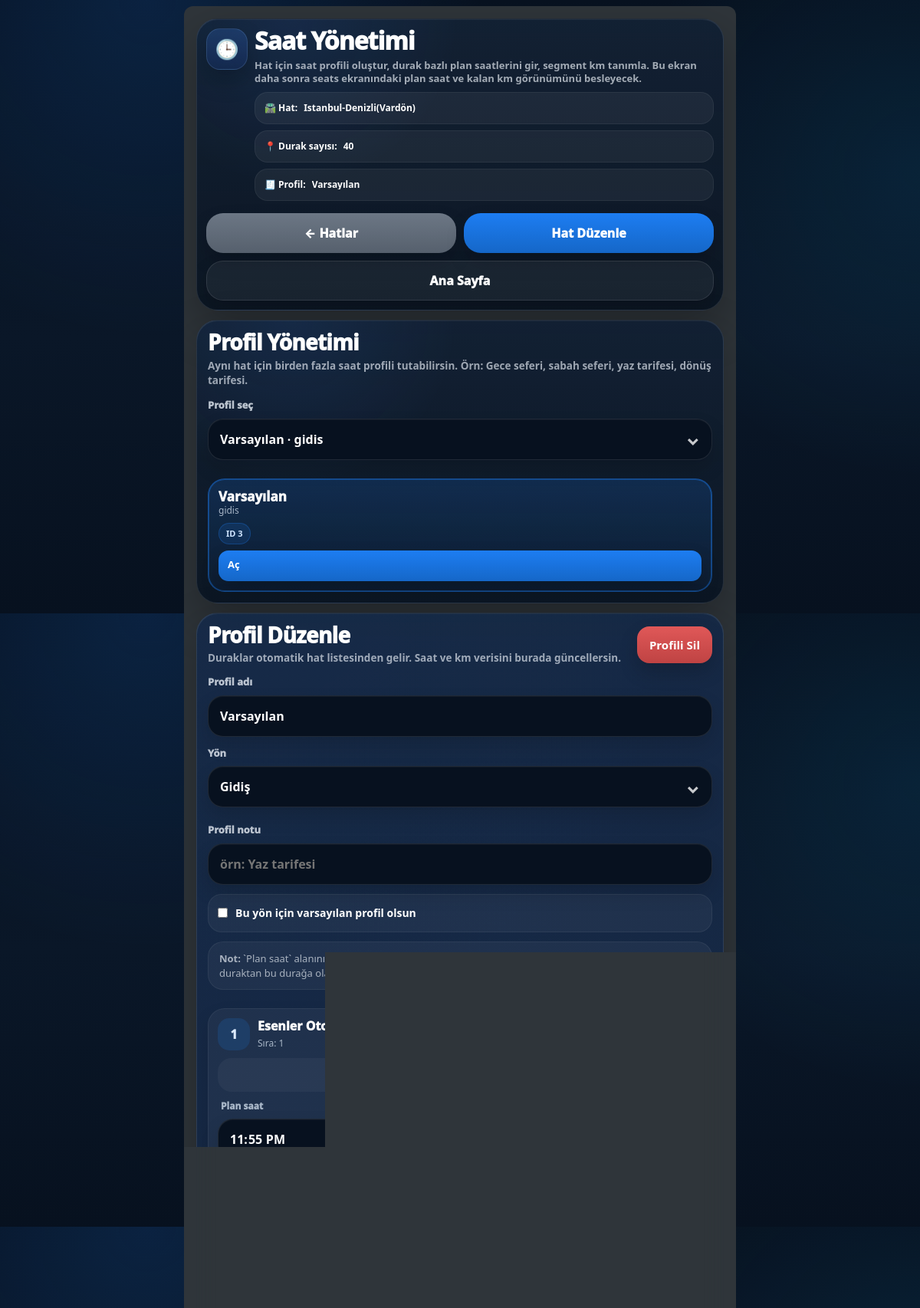
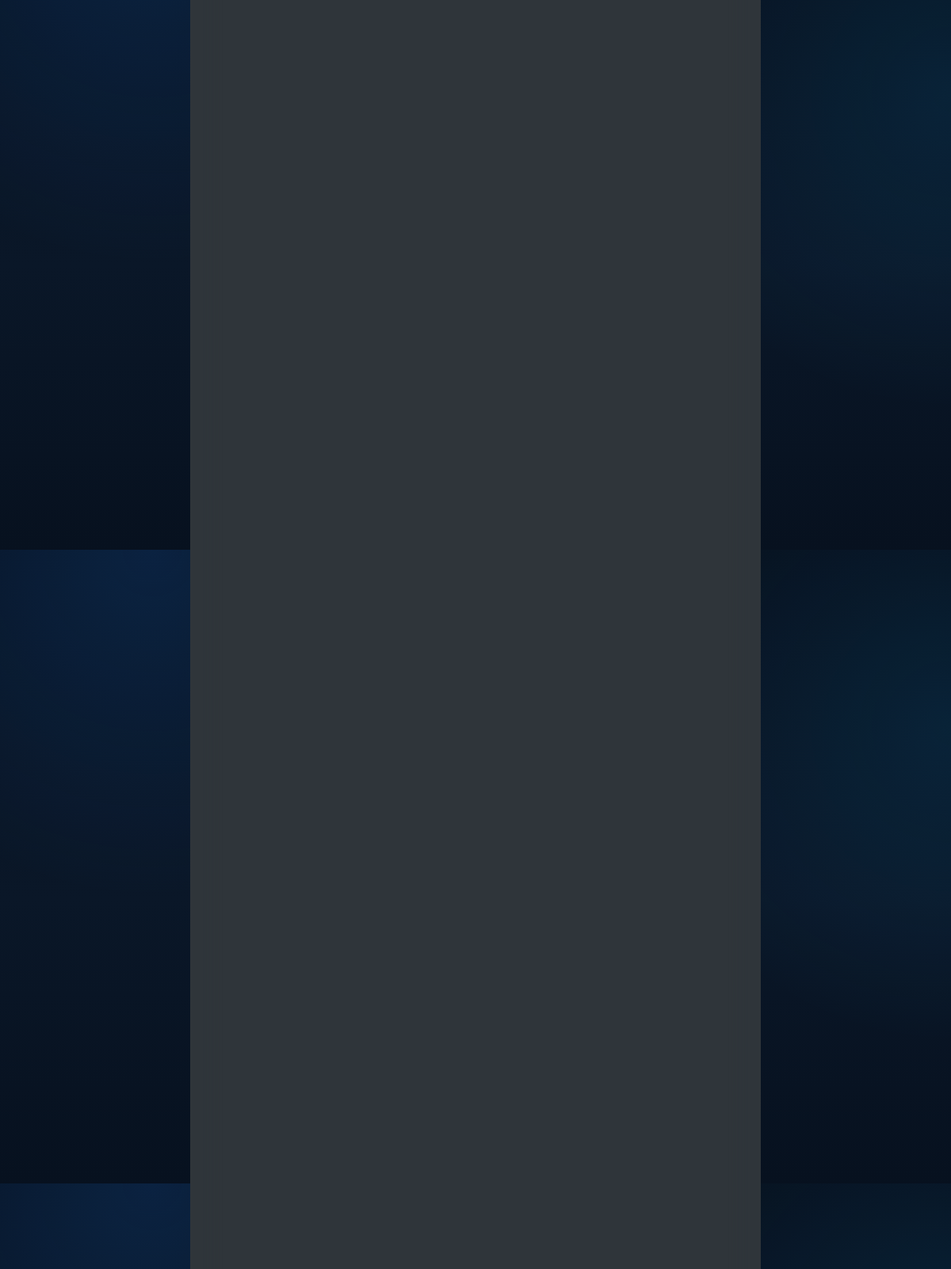
The app's page /hat/17/saatler (signed in, upper part) with its own data (2 pictures, top to bottom).
### tables this page shows
CREATE TABLE routes(
            id INTEGER PRIMARY KEY,
            name TEXT UNIQUE,
            stops TEXT           -- JSON list (["Durak1","Durak2",...])
        );

CREATE TABLE route_schedule_profiles(
            id INTEGER PRIMARY KEY,
            route_name TEXT NOT NULL,
            title TEXT NOT NULL,
            direction TEXT NOT NULL DEFAULT 'gidis',
            is_default INTEGER NOT NULL DEFAULT 0,
            note TEXT DEFAULT '',
            created_at TEXT DEFAULT (datetime('now','localtime')),
            updated_at TEXT DEFAULT (datetime('now','localtime'))
        );

CREATE TABLE route_schedule_items(
            id INTEGER PRIMARY KEY,
            profile_id INTEGER NOT NULL,
            stop_name TEXT NOT NULL,
            planned_time TEXT DEFAULT '',
            segment_km REAL DEFAULT NULL,
            is_timed INTEGER NOT NULL DEFAULT 0,
            sort_order INTEGER NOT NULL DEFAULT 0,
            note TEXT DEFAULT '',
            created_at TEXT DEFAULT (datetime('now','localtime')),
            updated_at TEXT DEFAULT (datetime('now','localtime')),
            FOREIGN KEY(profile_id) REFERENCES route_schedule_profiles(id) ON DELETE CASCADE
        );

### modules/routes_panel.py (the view, shortened to what this page needs)
    def route_schedule_edit(rid):
        db = get_db()
        route_row = db.execute("SELECT * FROM routes WHERE id=?", (rid,)).fetchone()
        if not route_row:
            return "Hat bulunamadı", 404
        route_name = route_row["name"]
        profiles = schedule_profiles_for_route(route_name)
        selected_profile_id = parse_int(request.args.get("profile_id"), None)
        if not selected_profile_id and profiles:
            default_profile = next((x for x in profiles if int(x.get("is_default", 0) or 0) == 1), None)
            selected_profile_id = (default_profile or profiles[0]).get("id")
        selected_profile = schedule_profile_get(selected_profile_id) if selected_profile_id else None
        editor_rows = schedule_editor_rows(route_name, selected_profile_id)
        return render_template(
            "route_schedule_edit.html",
            route=route_row,
            route_name=route_name,
            profiles=profiles,
            selected_profile=selected_profile,
            editor_rows=editor_rows,
        )

### app.py (called while the page is built)
def ensure_admin_profile_table(db):
    db.execute("""
        CREATE TABLE IF NOT EXISTS admin_profile(
            id INTEGER PRIMARY KEY CHECK(id=1),
            full_name TEXT NOT NULL DEFAULT '',
            phone TEXT NOT NULL DEFAULT '',
            photo_path TEXT NOT NULL DEFAULT '',
            created_at TEXT NOT NULL DEFAULT (datetime('now','localtime')),
            updated_at TEXT NOT NULL DEFAULT (datetime('now','localtime'))
        )
    """)

def get_admin_profile():
    db = get_db()
    ensure_admin_profile_table(db)
    row = db.execute("""
        SELECT id, full_name, phone, photo_path, created_at, updated_at
        FROM admin_profile
        WHERE id=1
    """).fetchone()
    if not row:
        return None
    return {
        "id": row["id"],
        "full_name": row["full_name"] or "",
        "phone": row["phone"] or "",
        "photo_path": row["photo_path"] or "",
        "created_at": row["created_at"],
        "updated_at": row["updated_at"],
    }

def admin_profile_exists():
    prof = get_admin_profile()
    return bool(prof and prof.get("full_name"))

@app.context_processor
def inject_admin_profile():
    try:
        return {"admin_profile": get_admin_profile()}
    except Exception:
        return {"admin_profile": None}

def parse_int(val: Any, default: Optional[int] = 0) -> Optional[int]:
    try:
        return int(val)
    except Exception:
        return default

def get_db() -> sqlite3.Connection:
    if "db" not in g:
        g.db = sqlite3.connect(DB_PATH)
        g.db.row_factory = sqlite3.Row
        g.db.execute("PRAGMA foreign_keys=ON;")
        g.db.execute("PRAGMA journal_mode=WAL;")
    return g.db

def settings_get(key: str, default=None):
    row = get_db().execute("SELECT value FROM settings WHERE key=?", (key,)).fetchone()
    if not row:
        return default
    raw = row["value"]
    try:
        return json.loads(raw)
    except Exception:
        return raw

def get_active_trip() -> Optional[int]:
    row = get_db().execute("SELECT active_trip_id FROM app_state WHERE id=1").fetchone()
    return row["active_trip_id"] if row else None

def get_active_trip_row():
    tid = get_active_trip()
    if not tid:
        return None
    return get_db().execute("SELECT * FROM trips WHERE id=?", (tid,)).fetchone()

def issue_csrf() -> str:
    token = secrets.token_urlsafe(32)
    session["csrf_token"] = token
    return token

### templates/route_schedule_edit.html (shortened to what this page needs)
{% extends "base.html" %}
{% block content %}
<link rel="stylesheet" href="/static/style.css">
<div class="page">
  <section class="glass hero">
    <div class="hero-left">
      <div class="hero-icon">🕒</div>
      <div>
        <h1 class="hero-title">Saat Yönetimi</h1>
        <div class="hero-sub">
          Hat için saat profili oluştur, durak bazlı plan saatlerini gir, segment km tanımla.
          Bu ekran daha sonra seats ekranındaki plan saat ve kalan km görünümünü besleyecek.
        </div>
        <div class="hero-meta">
          <span class="chip">🛣️ Hat: <b>{{ route_name }}</b></span>
          <span class="chip">📍 Durak sayısı: <b>{{ editor_rows|length }}</b></span>
          {% if selected_profile %}
            <span class="chip">🧾 Profil: <b>{{ selected_profile.title }}</b></span>
          {% else %}
            <span class="chip">🧾 Profil: <b>Yeni profil</b></span>
          {% endif %}
        </div>
      </div>
    </div>
    <div class="hero-actions">
      <a href="{{ url_for('routes_list') }}" class="btn gray">← Hatlar</a>
      <a href="{{ url_for('route_edit', rid=route['id']) }}" class="btn blue">Hat Düzenle</a>
      <a href="{{ url_for('index') }}" class="btn ghost">Ana Sayfa</a>
    </div>
  </section>
  <div class="layout">
    <aside class="glass card">
      <h2 class="card-title">Profil Yönetimi</h2>
      <div class="card-sub">
        Aynı hat için birden fazla saat profili tutabilirsin.
        Örn: Gece seferi, sabah seferi, yaz tarifesi, dönüş tarifesi.
      </div>
      <form method="get" action="{{ url_for('route_schedule_edit', rid=route['id']) }}">
        <div class="field">
          <label for="profile_id_pick">Profil seç</label>
        </div>
      </form>
      {% if profiles %}
        <div class="profiles">
          {% for p in profiles %}
            <div class="profile-item {% if selected_profile and p.id == selected_profile.id %}active{% endif %}">
              <div class="profile-top">
                <div>
                  <div class="profile-name">{{ p.title }}</div>
                  <div class="profile-meta">{{ p.direction }}{% if p.note %} · {{ p.note }}{% endif %}</div>
                </div>
              </div>
              <div class="profile-badges">
                <span class="badge blue">ID {{ p.id }}</span>
              </div>
              <a href="{{ url_for('route_schedule_edit', rid=route['id'], profile_id=p.id) }}" class="btn-sm blue">Aç</a>
            </div>
          {% endfor %}
        </div>
      {% else %}
        <div class="empty">Henüz saat profili yok.</div>
      {% endif %}
    </aside>
    <section class="glass card">
      <div class="section-head">
        <div>
          <h2 class="section-title">
            {% if selected_profile %}
              Profil Düzenle
            {% else %}
              Yeni Profil
            {% endif %}
          </h2>
          <div class="card-sub" style="margin:6px 0 0">
            Duraklar otomatik hat listesinden gelir. Saat ve km verisini burada güncellersin.
          </div>
        </div>
        <div class="section-right">
          {% if selected_profile %}
            <form method="post" action="{{ url_for('route_schedule_edit', rid=route['id']) }}" onsubmit="return confirm('Bu saat profili silinsin mi?')">
              <button type="submit" class="btn red">Profili Sil</button>
            </form>
          {% endif %}
        </div>
      </div>
      <form method="post" action="{{ url_for('route_schedule_edit', rid=route['id']) }}">
        <div class="field">
          <label for="title">Profil adı</label>
          <input
            id="title"
            type="text"
            name="title"
            placeholder="örn: Gece Seferi"
            value="{{ selected_profile.title if selected_profile else 'Varsayılan' }}"
            required>
        </div>
        <div style="display:grid;grid-template-columns:1fr 1fr;gap:12px;">
          <div class="field">
            <label for="direction">Yön</label>
              {% set dirv = selected_profile.direction if selected_profile else 'gidis' %}
          </div>
          <div class="field">
            <label for="profile_note">Profil notu</label>
            <input
              id="profile_note"
              type="text"
              name="profile_note"
              placeholder="örn: Yaz tarifesi"
              value="{{ selected_profile.note if selected_profile else '' }}">
          </div>
        </div>
        <div class="toggle">
          <input
            id="is_default"
            type="checkbox"
            name="is_default"
            value="1"
            {% if selected_profile and selected_profile.is_default %}checked{% endif %}>
          <label for="is_default">Bu yön için varsayılan profil olsun</label>
        </div>
        <div class="muted-box">
          <b>Not:</b> `Plan saat` alanını sadece saatli duraklarda doldurman yeterli.
          `Segment km` ise bir önceki duraktan bu durağa olan yol mesafesidir.
          İlk durakta segment km boş kalabilir.
        </div>
        <div class="table-wrap" style="margin-top:14px;">
          <table>
            <tbody>
              {% for row in editor_rows %}
                <tr>
                  <td class="center">
                    {{ loop.index }}
                  </td>
                  <td class="stop-cell">
                    <div class="stop-name">{{ row.stop_name }}</div>
                    <div class="stop-sub">Sıra: {{ loop.index }}</div>
                  </td>
                  <td class="center">
                    <input
                      type="checkbox"
                      name="is_timed"
                      value="{{ row.stop_name }}"
                      {% if row.is_timed %}checked{% endif %}>
                  </td>
                  <td>
                    <input
                      class="mini-input"
                      type="time"
                      name="planned_time"
                      value="{{ row.planned_time }}">
                  </td>
                  <td>
                    <input
                      class="mini-input"
                      type="number"
                      step="0.1"
                      min="0"
                      name="segment_km"
                      placeholder="örn: 24.8"
                      value="{{ row.segment_km if row.segment_km is not none else '' }}">
                  </td>
                  <td>
                    <input
                      class="mini-note"
                      type="text"
                      name="item_note"
                      placeholder="opsiyonel not"
                      value="{{ row.note }}">
                  </td>
                </tr>
              {% endfor %}
            </tbody>
          </table>
        </div>
      </form>
    </section>
  </div>
</div>
{% endblock %}

### static/style.css (style rules this page uses)
.page { max-width: 420px; margin: 12px auto; background:#2f353a; padding:16px; border-radius:12px; color:#fff; }

### records on screen
routes: name "İstanbul-Denizli(Vardön)"
route_schedule_profiles: title "Varsayılan", direction "gidis", id "3"
route_schedule_items: stop_name "Esenler Otogar", is_timed "☑", planned_time "23:55"
route_schedule_items: is_timed "☑", planned_time "00:20"
route_schedule_items: is_timed "☑", planned_time "01:30"

### other values on screen
{{ editor_rows|length }} "40"
